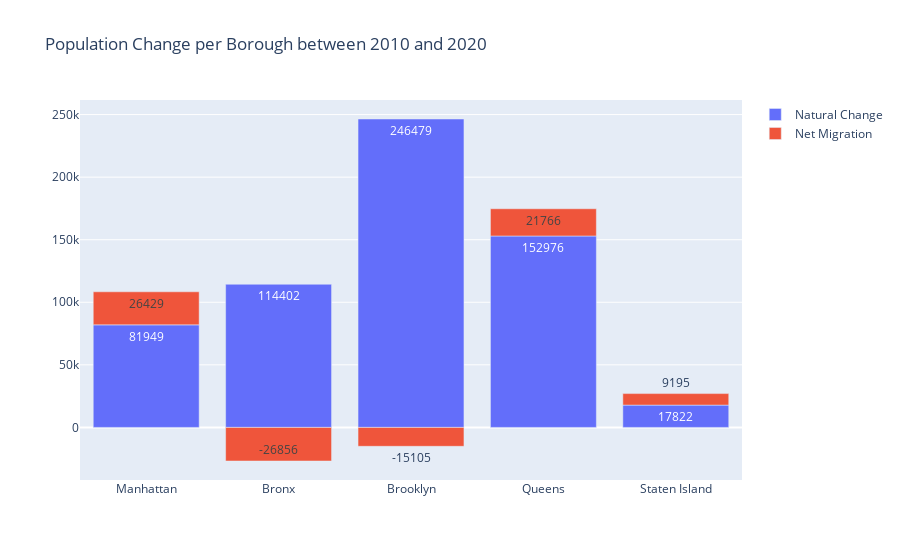

Write notebook code for a chart like this one.
### Code cell
diff_natural = pd.DataFrame(du.filter_by_boro_feature(total_census, feature='Natural Change')['All'])
diff_migration = pd.DataFrame(du.filter_by_boro_feature(total_census, feature='Net Migration')['All'])

fig_diff = go.Figure()

y1 = [diff_natural.loc[boro][0] for boro in boroughs]
fig_diff.add_trace(go.Bar(
        name='Natural Change',
        x=boroughs,
        y=y1,
        text=y1,
        textposition='auto',
))

y2 = [diff_migration.loc[boro][0] for boro in boroughs]
fig_diff.add_trace(go.Bar(
        name='Net Migration', 
        x=boroughs, 
        y=y2,
        text=y2,
        textposition='auto',
))
# Change the bar mode
fig_diff.update_layout(barmode='relative', title_text='Population Change per Borough between 2010 and 2020')
fig_diff.show()

### Figure 1 — Plotly figure (JSON) as saved in the notebook; plotly's stock layout.template omitted (floating-point values rounded to 4 significant figures)
{"data": [{"name": "Natural Change", "text": ["81949", "114402", "246479", "152976", "17822"], "textposition": "auto", "type": "bar", "x": ["Manhattan", "Bronx", "Brooklyn", "Queens", "Staten Island"], "y": [81949, 114402, 246479, 152976, 17822]}, {"name": "Net Migration", "text": ["26429", "-26856", "-15105", "21766", "9195"], "textposition": "auto", "type": "bar", "x": ["Manhattan", "Bronx", "Brooklyn", "Queens", "Staten Island"], "y": [26429, -26856, -15105, 21766, 9195]}], "layout": {"barmode": "relative", "title": {"text": "Population Change per Borough between 2010 and 2020"}}}
